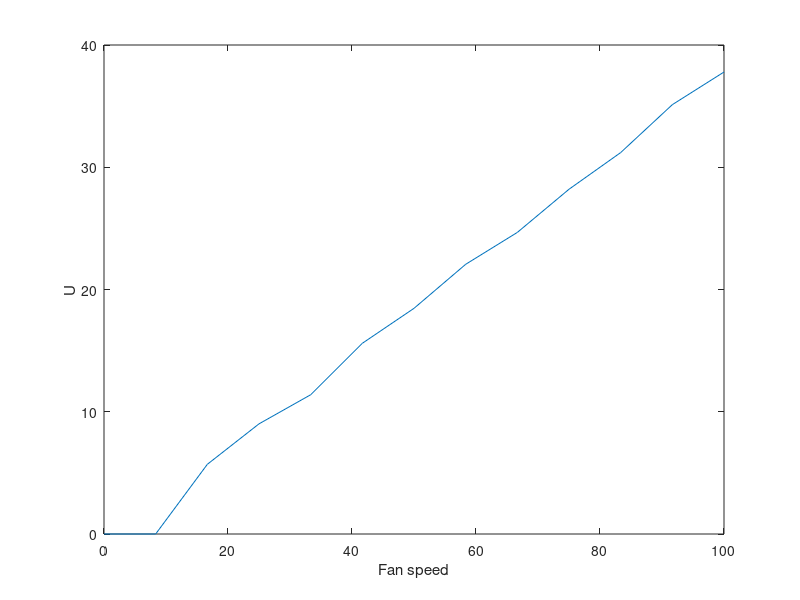

The MATLAB script that drew this image:

U = [37.79 35.12 31.20 28.20 24.67 22.06 18.46 15.60 11.39 9.01 5.70 0.00 0.00];

fan_speed = (0:0.25:3);

fan_speed = flip(fan_speed);
fan_speed = (fan_speed/3)*100

figure
plot(fan_speed,U)
ylabel('U')
xlabel('Fan speed')



